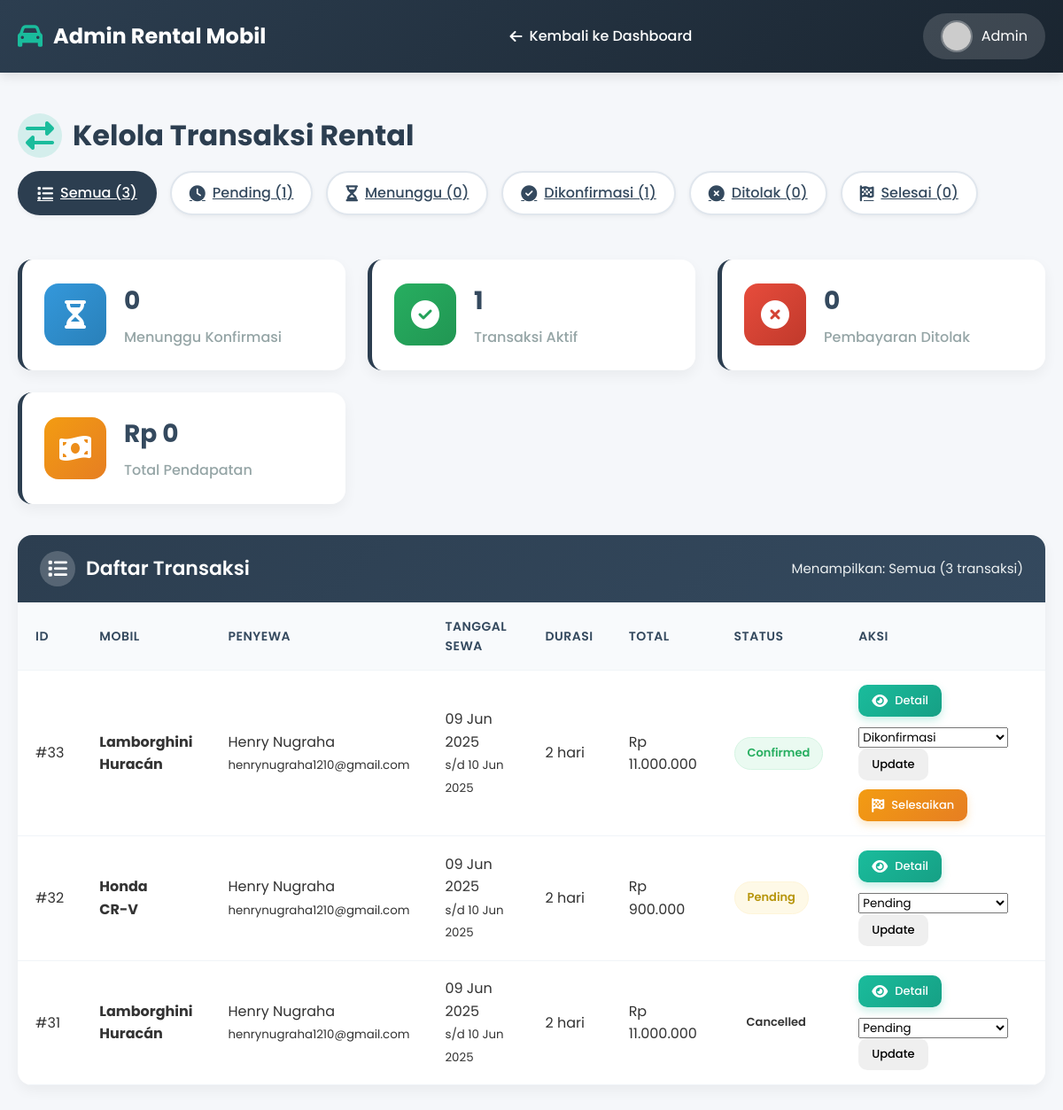
The app's page /admin_transaksi.php (signed in) with its own data.
### tables this page shows
CREATE TABLE `sewa` (
  `id` int(11) NOT NULL,
  `mobil_id` int(11) NOT NULL,
  `user_id` int(11) NOT NULL,
  `tanggal_mulai` date NOT NULL,
  `tanggal_selesai` date NOT NULL,
  `total_harga` decimal(10,2) NOT NULL,
  `rental_days` int(11) NOT NULL,
  `metode_pembayaran` varchar(50) DEFAULT NULL,
  `bukti_pembayaran` varchar(255) DEFAULT NULL,
  `status` enum('pending','confirmed','cancelled','awaiting_confirmation','rejected','completed') NOT NULL DEFAULT 'pending',
  `created_at` timestamp NOT NULL DEFAULT current_timestamp(),
  `updated_at` timestamp NOT NULL DEFAULT current_timestamp() ON UPDATE current_timestamp()
);

CREATE TABLE `mobil` (
  `id` int(11) NOT NULL,
  `brand` varchar(50) NOT NULL,
  `model` varchar(50) NOT NULL,
  `price_per_day` decimal(10,2) NOT NULL,
  `status` enum('available','rented','booked') DEFAULT 'available',
  `image` varchar(255) DEFAULT NULL,
  `created_at` timestamp NOT NULL DEFAULT current_timestamp(),
  `fuel_type` varchar(20) DEFAULT 'Bensin',
  `transmission` varchar(20) DEFAULT 'Automatic',
  `seats` int(11) NOT NULL DEFAULT 5,
  `type` varchar(50) NOT NULL
);

CREATE TABLE `users` (
  `id` int(11) NOT NULL,
  `name` varchar(100) DEFAULT NULL,
  `email` varchar(100) DEFAULT NULL,
  `password` varchar(255) DEFAULT NULL,
  `role` enum('admin','user') DEFAULT 'user'
);

### admin_transaksi.php (the view, shortened to what this page needs)
<?php
$db = new Database();
$conn = $db->connect();
$status_filter = $_GET['status'] ?? 'all';
$status_condition = '';
if (in_array($status_filter, ['pending', 'awaiting_confirmation', 'confirmed', 'rejected', 'completed'])) {
    $status_condition = "WHERE sewa.status = '$status_filter'";
} elseif ($status_filter === 'all') {
    $status_condition = '';
} else {
    $status_filter = 'all';
}
$stmt = $conn->prepare("
    SELECT sewa.*,
           mobil.brand AS mobil_brand,
           mobil.model AS mobil_model,
           users.name AS user_nama,
           users.email AS user_email
    FROM sewa
    INNER JOIN mobil ON sewa.mobil_id = mobil.id
    INNER JOIN users ON sewa.user_id = users.id
    $status_condition
    ORDER BY sewa.created_at DESC
");
$stmt->execute();
$transactions = $stmt->fetchAll(PDO::FETCH_ASSOC);
$status_counts = [
    'pending' => 0,
    'awaiting_confirmation' => 0,
    'confirmed' => 0,
    'rejected' => 0,
    'completed' => 0,
    'unknown' => 0,
    'total' => 0
];
$statistics = [];
if (!empty($transactions) && is_array($transactions)) {
    foreach ($transactions as $trx) {
        $status = $trx['status'] ?? 'unknown';
        if (array_key_exists($status, $status_counts)) {
            $status_counts[$status]++;
        } else {
            $status_counts['unknown']++;
        }
        $status_counts['total']++;
    }
}try {
    $stmt = $conn->query("SELECT SUM(total_harga) AS total_revenue FROM sewa WHERE status = 'completed'");
    $result = $stmt->fetch(PDO::FETCH_ASSOC);
    $statistics['revenue'] = $result['total_revenue'] ?? 0;
} catch (Exception $e) {
    $statistics['revenue'] = 0;
}
?>
<!DOCTYPE html>
<html lang="id">
<head>
    <link rel="stylesheet" href="https://cdnjs.cloudflare.com/ajax/libs/font-awesome/6.4.0/css/all.min.css">
</head>
<body>
    <header>
        <div class="header-content">
            <div class="logo">
                <i class="fas fa-car"></i>
                <span>Admin Rental Mobil</span>
            </div>
            <nav class="admin-nav">
            <ul>
                <li><a href="dashboard.php"><i class="fas fa-arrow-left"></i> Kembali ke Dashboard</a></li>
            </ul>
            </nav>
            <div class="user-info">
                <img src="https://ui-avatars.com/api/?name=Admin&background=3498db&color=fff" alt="Admin">
                <span>Admin</span>
            </div>
        </div>
    </header>
    <div class="admin-container">
        <div class="page-title">
            <h1><i class="fas fa-exchange-alt"></i> Kelola Transaksi Rental</h1>
            <div class="filter-container">
                <a href="?status=all" class="filter-btn <?= $status_filter === 'all' ? 'active' : '' ?>">
                    <i class="fas fa-list"></i> Semua (<?= $status_counts['total'] ?>)
                </a>
                <a href="?status=pending" class="filter-btn <?= $status_filter === 'pending' ? 'active' : '' ?>">
                    <i class="fas fa-clock"></i> Pending (<?= $status_counts['pending'] ?>)
                </a>
                <a href="?status=awaiting_confirmation" class="filter-btn <?= $status_filter === 'awaiting_confirmation' ? 'active' : '' ?>">
                    <i class="fas fa-hourglass-half"></i> Menunggu (<?= $status_counts['awaiting_confirmation'] ?>)
                </a>
                <a href="?status=confirmed" class="filter-btn <?= $status_filter === 'confirmed' ? 'active' : '' ?>">
                    <i class="fas fa-check-circle"></i> Dikonfirmasi (<?= $status_counts['confirmed'] ?>)
                </a>
                <a href="?status=rejected" class="filter-btn <?= $status_filter === 'rejected' ? 'active' : '' ?>">
                    <i class="fas fa-times-circle"></i> Ditolak (<?= $status_counts['rejected'] ?>)
                </a>
                <a href="?status=completed" class="filter-btn <?= $status_filter === 'completed' ? 'active' : '' ?>">
                    <i class="fas fa-flag-checkered"></i> Selesai (<?= $status_counts['completed'] ?>)
                </a>
            </div>
        </div>
        <div class="stats-container">
            <div class="stat-card">
                <div class="stat-icon" style="background: linear-gradient(135deg, #3498db, #2980b9);">
                    <i class="fas fa-hourglass-half"></i>
                </div>
                <div class="stat-info">
                    <h3><?= $status_counts['awaiting_confirmation'] ?></h3>
                    <p>Menunggu Konfirmasi</p>
                </div>
            </div>
            <div class="stat-card">
                <div class="stat-icon" style="background: linear-gradient(135deg, #27ae60, #219653);">
                    <i class="fas fa-check-circle"></i>
                </div>
                <div class="stat-info">
                    <h3><?= $status_counts['confirmed'] ?></h3>
                    <p>Transaksi Aktif</p>
                </div>
            </div>
            <div class="stat-card">
                <div class="stat-icon" style="background: linear-gradient(135deg, #e74c3c, #c0392b);">
                    <i class="fas fa-times-circle"></i>
                </div>
                <div class="stat-info">
                    <h3><?= $status_counts['rejected'] ?></h3>
                    <p>Pembayaran Ditolak</p>
                </div>
            </div>
            <div class="stat-card">
                <div class="stat-icon" style="background: linear-gradient(135deg, #f39c12, #e67e22);">
                    <i class="fas fa-money-bill-wave"></i>
                </div>
                <div class="stat-info">
                    <h3>Rp <?= number_format($statistics['revenue']) ?></h3>
                    <p>Total Pendapatan</p>
                </div>
            </div>
        </div>
        <div class="card">
            <div class="card-header">
                <h2><i class="fas fa-list"></i> Daftar Transaksi</h2>
                <div style="color: #ecf0f1; font-size: 15px;">
                    Menampilkan: <?= $status_filter === 'all' ? 'Semua' : ucfirst(str_replace('_', ' ', $status_filter)) ?>
                    (<?= isset($transactions) && is_array($transactions) ? count($transactions) : 0 ?> transaksi)
                </div>
            </div>
            <div class="card-body">
                <?php if (empty($transactions)): ?>
                    <div class="empty-state">
                        <i class="fas fa-file-invoice-dollar"></i>
                        <h3>Tidak Ada Transaksi</h3>
                        <p>Tidak ditemukan transaksi dengan status yang dipilih. Silakan pilih filter lain.</p>
                    </div>
                <?php else: ?>
                    <table>
                        <thead>
                            <tr>
                                <th>ID</th>
                                <th>Mobil</th>
                                <th>Penyewa</th>
                                <th>Tanggal Sewa</th>
                                <th>Durasi</th>
                                <th>Total</th>
                                <th>Status</th>
                                <th>Aksi</th>
                            </tr>
                        </thead>
                        <tbody>
                            <?php foreach ($transactions as $trx): ?>
                                <?php
                                $badge_class = '';
                                switch ($trx['status']) {
                                    case 'pending':
                                        $badge_class = 'badge-pending';
                                        break;
                                    case 'confirmed':
                                        $badge_class = 'badge-confirmed';
                                        break;
                                }
                                $start = date('d M Y', strtotime($trx['tanggal_mulai']));
                                $end = date('d M Y', strtotime($trx['tanggal_selesai']));
                                ?>
                                <tr>
                                    <td>#<?= $trx['id'] ?></td>
                                    <td>
                                        <strong><?= htmlspecialchars($trx['mobil_brand']) ?></strong><br>
                                        <strong><?= htmlspecialchars($trx['mobil_model']) ?></strong><br>
                                    <td>
                                        <?= htmlspecialchars($trx['user_nama']) ?><br>
                                        <small><?= htmlspecialchars($trx['user_email']) ?></small>
                                    </td>
                                    <td>
                                        <?= $start ?><br>
                                        <small>s/d <?= $end ?></small>
                                    </td>
                                    <td><?= $trx['rental_days'] ?> hari</td>
                                    <td>Rp <?= number_format($trx['total_harga'], 0, ',', '.') ?></td>
                                    <td>
                                        <span class="badge <?= $badge_class ?>">
                                            <?= ucfirst(str_replace('_', ' ', $trx['status'])) ?>
                                        </span>
                                    </td>
                                    <td>
                                        <div class="action-buttons">
                                            <button class="btn btn-info btn-sm view-detail"
                                                    data-id="<?= $trx['id'] ?>"
                                                    data-user="<?= htmlspecialchars($trx['user_nama']) ?>"
                                                    data-email="<?= htmlspecialchars($trx['user_email']) ?>"
                                                    data-car="<?= htmlspecialchars($trx['mobil_brand']) ?>"
                                                    data-model="<?= htmlspecialchars($trx['mobil_model']) ?>"
                                                    data-method="<?= htmlspecialchars($trx['metode_pembayaran']) ?>"
                                                    data-start="<?= $start ?>"
                                                    data-end="<?= $end ?>"
                                                    data-days="<?= $trx['rental_days'] ?>"
                                                    data-amount="Rp <?= number_format($trx['total_harga'], 0, ',', '.') ?>"
                                                    data-proof="<?= htmlspecialchars($trx['bukti_pembayaran']) ?>"
                                                    data-status="<?= $trx['status'] ?>">
                                                <i class="fas fa-eye"></i> Detail
                                            </button>
                                            <form method="post" class="d-inline">
                                                <select name="new_status" class="form-select form-select-sm">
                                                    <option value="pending" <?= $trx['status'] === 'pending' ? 'selected' : '' ?>>Pending</option>
                                                    <option value="confirmed" <?= $trx['status'] === 'confirmed' ? 'selected' : '' ?>>Dikonfirmasi</option>
                                                </select>
                                                <button type="submit" class="btn btn-sm btn-primary mt-1">Update</button>
                                            </form>
                                            <?php if ($trx['status'] === 'confirmed'): ?>
                                                <form method="post" class="d-inline">
                                                    <button type="submit" class="btn btn-warning btn-sm mt-1">
                                                        <i class="fas fa-flag-checkered"></i> Selesaikan
                                                    </button>
                                                </form>
                                            <?php endif; ?>
                                        </div>
                                    </td>
                                </tr>
                            <?php endforeach; ?>
                        </tbody>
                    </table>
                <?php endif; ?>
            </div>
        </div>
    </div>
</body>
</html>

### records on screen
sewa: id "33", mobil.brand "Lamborghini", mobil.model "Huracán", user.name "Henry Nugraha", user.email "henrynugraha1210@gmail.com", tanggal_mulai "09 Jun 2025", tanggal_selesai "10 Jun 2025", rental_days "2", total_harga "11.000.000", status "Confirmed", new_status "Dikonfirmasi"
sewa: id "32", mobil.brand "Honda", mobil.model "CR-V", user.name "Henry Nugraha", user.email "henrynugraha1210@gmail.com", tanggal_mulai "09 Jun 2025", tanggal_selesai "10 Jun 2025", rental_days "2", total_harga "900.000", status "Pending", new_status "Pending"
sewa: id "31", mobil.brand "Lamborghini", mobil.model "Huracán", user.name "Henry Nugraha", user.email "henrynugraha1210@gmail.com", tanggal_mulai "09 Jun 2025", tanggal_selesai "10 Jun 2025", rental_days "2", total_harga "11.000.000", status "Cancelled"

### other values on screen
$status_counts['total'] "3"
$status_counts['pending'] "1"
$status_counts['awaiting_confirmation'] "0"
$status_counts['confirmed'] "1"
$status_counts['rejected'] "0"
$status_counts['completed'] "0"
$statistics['revenue'] "0"
count($transactions) "3"
